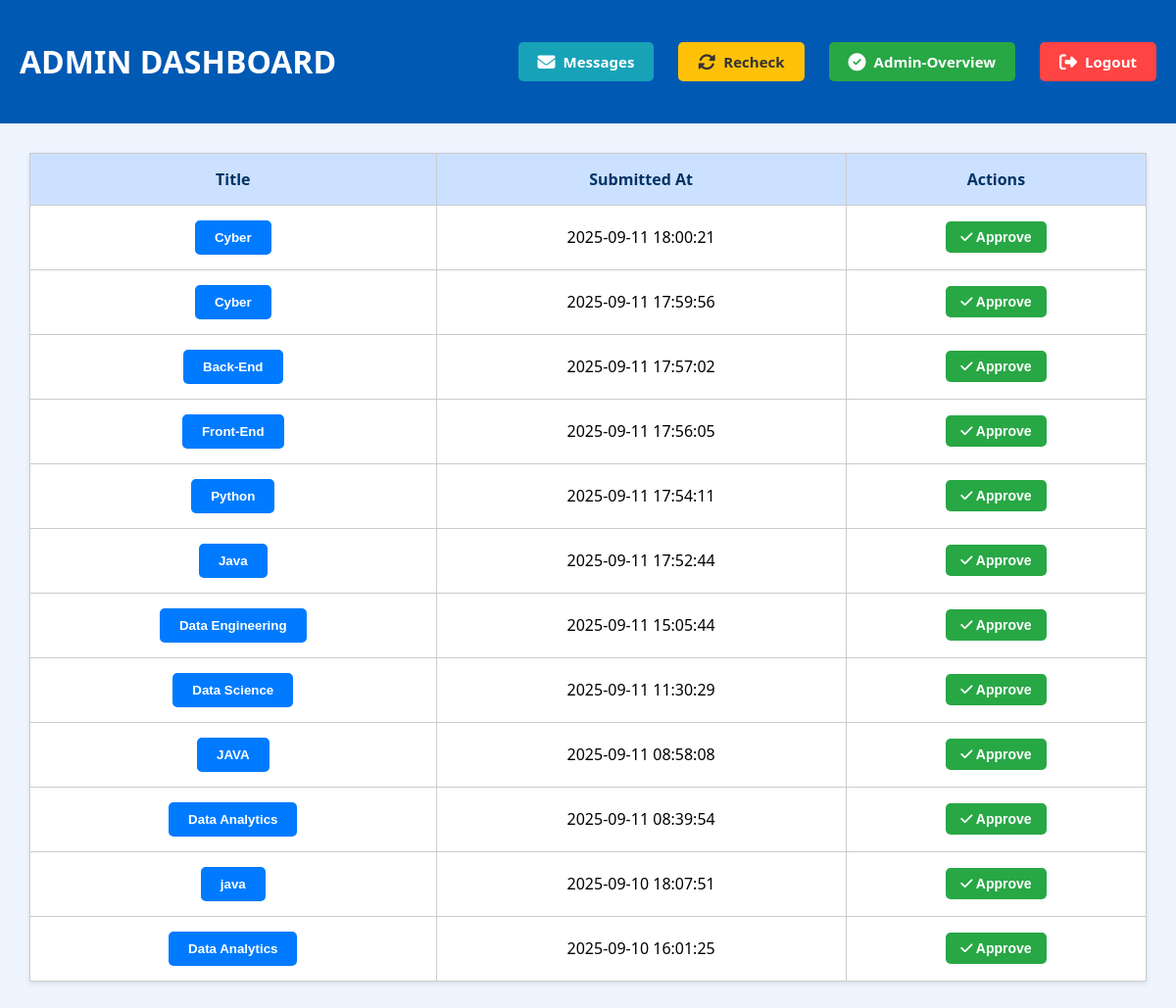
Screenshot of /admin_dashboard.php (signed in) with the database file from the repository.
### tables this page shows
CREATE TABLE `userss` (
  `id` int(11) NOT NULL,
  `heading` varchar(255) NOT NULL,
  `author` varchar(255) NOT NULL,
  `content` longtext NOT NULL,
  `img1` varchar(255) DEFAULT NULL,
  `code` varchar(255) DEFAULT NULL,
  `audio` varchar(255) DEFAULT NULL,
  `video` varchar(255) DEFAULT NULL,
  `created_at` timestamp NOT NULL DEFAULT current_timestamp()
);

### admin_dashboard.php (the view, shortened to what this page needs)
<?php
include 'db_connect.php';
if (isset($_GET['view']) && $_GET['view'] === "approved") {
    $result = $conn->query("
        SELECT id, heading, created_at
        FROM approved_blogs
        ORDER BY created_at DESC
    ");
    $isApproved = true;
} else {
    $result = $conn->query("
        SELECT id, heading, created_at
        FROM userss
        ORDER BY created_at DESC
    ");
    $isApproved = false;
}
?>
<!DOCTYPE html>
<html>
<head>
    <link rel="stylesheet" href="admin_dashboard.css?v=<?php echo time(); ?>">
    <link rel="stylesheet" href="https://cdnjs.cloudflare.com/ajax/libs/font-awesome/6.4.0/css/all.min.css">
</head>
<body>
<div class="header">
    <h1>ADMIN DASHBOARD</h1>
    <div class="header-buttons">
        <a href="admin_messages.php" class="message-button">
            <i class="fas fa-envelope"></i> Messages
        </a>
        <a href="admin_recheck.php" class="recheck-page">
            <i class="fas fa-sync-alt"></i> Recheck
        </a>
        <a href="admin_calculation.php?view=approved" class="approval-button">
            <i class="fas fa-check-circle"></i> Admin-Overview
        </a>
        <a href="logout.php" class="logout-button">
            <i class="fas fa-sign-out-alt"></i> Logout
        </a>
    </div>
</div>
<div class="container">
    <table>
        <thead>
            <tr>
                <th>Title</th>
                <th>Submitted At</th>
                <th>Actions</th>
            </tr>
        </thead>
        <tbody>
            <?php while ($row = $result->fetch_assoc()): ?>
            <tr>
                <td>
                    <form action="view_blog.php" method="get">
                        <button class="title-btn" type="submit">
                            <?= htmlspecialchars($row['heading']) ?>
                        </button>
                    </form>
                </td>
                <td><?= $row['created_at'] ?></td>
                <td>
                    <?php if (!$isApproved): ?>
                        <form method="POST" action="approve_blog.php" style="display:inline;">
                            <button class="approve-btn" type="submit">
                                <i class="fas fa-check"></i> Approve
                            </button>
                        </form>
                    <?php endif; ?>
                </td>
            </tr>
            <?php endwhile; ?>
        </tbody>
    </table>
</div>
</body>
</html>

### admin_dashboard.css (style rules this page uses)
body { font-family: 'Segoe UI', sans-serif; background-color: #eef5ff; margin: 0; }
.header { background-color: #0059b3; padding: 20px; color: white; display: flex; justify-content: space-between; align-items: center; }
.header-buttons { display: flex; gap: 25px; }
.header-buttons a { display: flex; align-items: center; gap: 8px; padding: 10px 20px; border-radius: 5px; text-decoration: none; font-weight: bold; transition: 0.3s; font-size: 15px; }
.message-button { background-color: #17a2b8; color: white; }
.recheck-page { background-color: #ffc107 !important; color: #333 !important; }
.approval-button { background-color: #28a745; color: white; }
.logout-button { background-color: #ff4444; color: white; }
.header-buttons i { font-size: 18px; }
.container { padding: 30px; }
table { width: 100%; border-collapse: collapse; background: white; box-shadow: 0 2px 5px rgba(0,0,0,0.1); }
th, td { border: 1px solid #ccc; padding: 15px; text-align: center; }
th { background-color: #cce0ff; color: #003366; }
.title-btn { background-color: #007bff; border: none; color: white; padding: 10px 20px; font-weight: bold; cursor: pointer; border-radius: 5px; transition: 0.3s; }
.approve-btn { background-color: #28a745; border: none; color: white; padding: 8px 15px; font-size: 14px; font-weight: bold; cursor: pointer; border-radius: 5px; transition: 0.3s; }

### admin_dashboard.php (style rules this page uses)
.message-button { position: relative; }

### rows the page displays
userss: heading "Cyber", created_at "2025-09-11 18:00:21"
userss: heading "Cyber", created_at "2025-09-11 17:59:56"
userss: heading "Back-End", created_at "2025-09-11 17:57:02"
userss: heading "Front-End", created_at "2025-09-11 17:56:05"
userss: heading "Python", created_at "2025-09-11 17:54:11"
userss: heading "Java", created_at "2025-09-11 17:52:44"
userss: heading "Data Engineering", created_at "2025-09-11 15:05:44"
userss: heading "Data Science", created_at "2025-09-11 11:30:29"
userss: heading "JAVA", created_at "2025-09-11 08:58:08"
userss: heading "Data Analytics", created_at "2025-09-11 08:39:54"
userss: heading "java", created_at "2025-09-10 18:07:51"
userss: heading "Data Analytics", created_at "2025-09-10 16:01:25"
